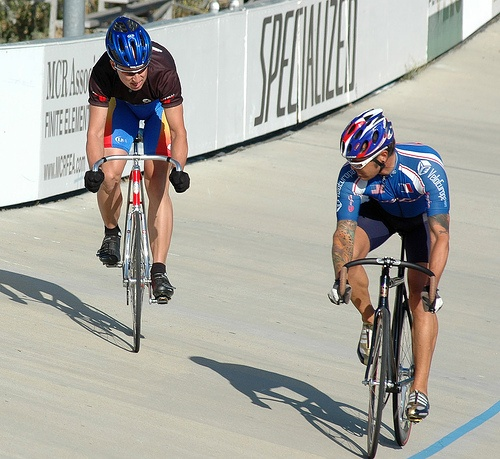
#> input picture 000283.jpg, 500 x 459 px
$ jupyter execute --allow-errors trcu.ipynb   (shell and % lines are left out)
#> lines starting #> are read from the running program, lines starting #| are printed output that depends on the picture
[cell 1]
import numpy as np
import cv2
import matplotlib.pyplot as plt

def add_rayleigh_noise(image, scale=30.0):
    # Generate Rayleigh noise with the same shape as the input image
    rayleigh_noise = np.random.rayleigh(scale, size=image.shape)

    # Add the generated noise to the image
    noisy_image = image + rayleigh_noise

    # Clip values to ensure they are in the valid pixel intensity range [0, 255]
    noisy_image = np.clip(noisy_image, 0, 255)

    return noisy_image.astype(np.uint8)

# Load an example image (replace 'your_image_path.jpg' with the actual image path)
image_path = '000283.jpg'
original_image = cv2.imread(image_path, cv2.IMREAD_GRAYSCALE)
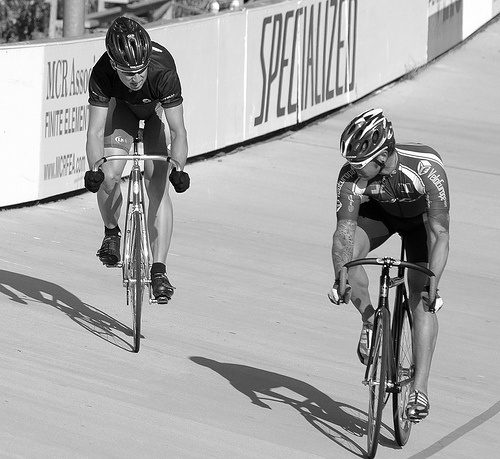
#> original_image: shape (459, 500); min 0, max 255, mean 168.8

# Set the Rayleigh noise scale (adjust as needed)
noise_scale = 30.0

# Add Rayleigh noise to the image
noisy_image = add_rayleigh_noise(original_image, scale=noise_scale)
#> in add_rayleigh_noise, `noisy_image = image + rayleigh_noise`:
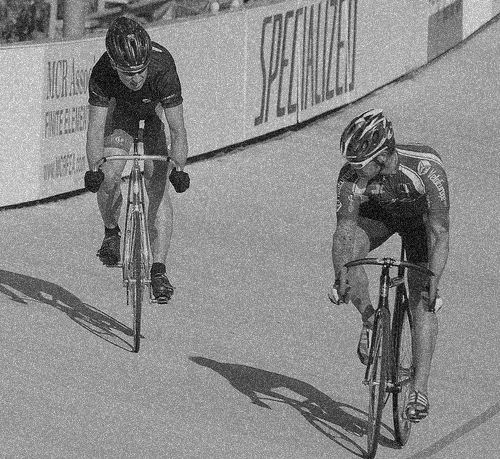
#> noisy_image: shape (459, 500) float64; min 2.14, max 377.3, mean 206.4; drawn with min black and max white
#> in add_rayleigh_noise, `noisy_image = np.clip(noisy_image, 0, 255)`:
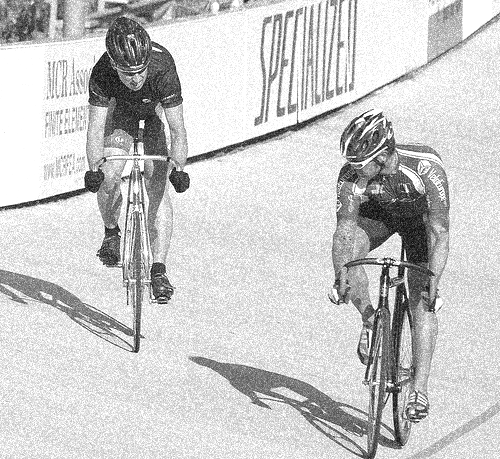
#> noisy_image: shape (459, 500) float64; min 2.14, max 255, mean 202.7

# Display the original and noisy images
plt.subplot(1, 2, 1)
plt.imshow(original_image, cmap='gray')
plt.title('Original Image')

plt.subplot(1, 2, 2)
plt.imshow(noisy_image, cmap='gray')
plt.title('Noisy Image')

# Save the noisy image
output_path = 'noisy_image.jpg'
cv2.imwrite(output_path, noisy_image)


plt.show()
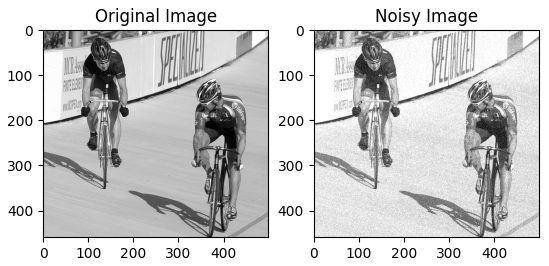
#> figure drawn by matplotlib, 2 panels
